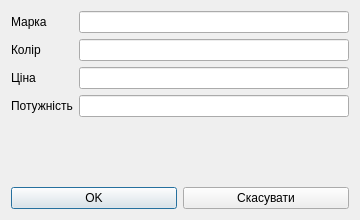
<?xml version="1.0" encoding="UTF-8"?>
<ui version="4.0">
 <class>EditDialog</class>
 <widget class="QDialog" name="EditDialog">
  <property name="geometry">
   <rect>
    <x>0</x>
    <y>0</y>
    <width>360</width>
    <height>220</height>
   </rect>
  </property>
  <property name="windowTitle">
   <string>Редагувати автомобіль</string>
  </property>
  <layout class="QVBoxLayout" name="verticalLayout">
   <item>
    <layout class="QFormLayout" name="formLayout">
     <item row="0" column="0">
      <widget class="QLabel" name="labelBrand">
       <property name="text">
        <string>Марка</string>
       </property>
      </widget>
     </item>
     <item row="0" column="1">
      <widget class="QLineEdit" name="brandEdit"/>
     </item>
     <item row="1" column="0">
      <widget class="QLabel" name="labelColor">
       <property name="text">
        <string>Колір</string>
       </property>
      </widget>
     </item>
     <item row="1" column="1">
      <widget class="QLineEdit" name="colorEdit"/>
     </item>
     <item row="2" column="0">
      <widget class="QLabel" name="labelPrice">
       <property name="text">
        <string>Ціна</string>
       </property>
      </widget>
     </item>
     <item row="2" column="1">
      <widget class="QLineEdit" name="priceEdit"/>
     </item>
     <item row="3" column="0">
      <widget class="QLabel" name="labelPower">
       <property name="text">
        <string>Потужність</string>
       </property>
      </widget>
     </item>
     <item row="3" column="1">
      <widget class="QLineEdit" name="powerEdit"/>
     </item>
    </layout>
   </item>
   <item>
    <layout class="QHBoxLayout" name="hButtons">
     <item>
      <widget class="QPushButton" name="okButton">
       <property name="text">
        <string>OK</string>
       </property>
      </widget>
     </item>
     <item>
      <widget class="QPushButton" name="cancelButton">
       <property name="text">
        <string>Скасувати</string>
       </property>
      </widget>
     </item>
    </layout>
   </item>
  </layout>
 </widget>
 <resources/>
 <connections/>
</ui>
